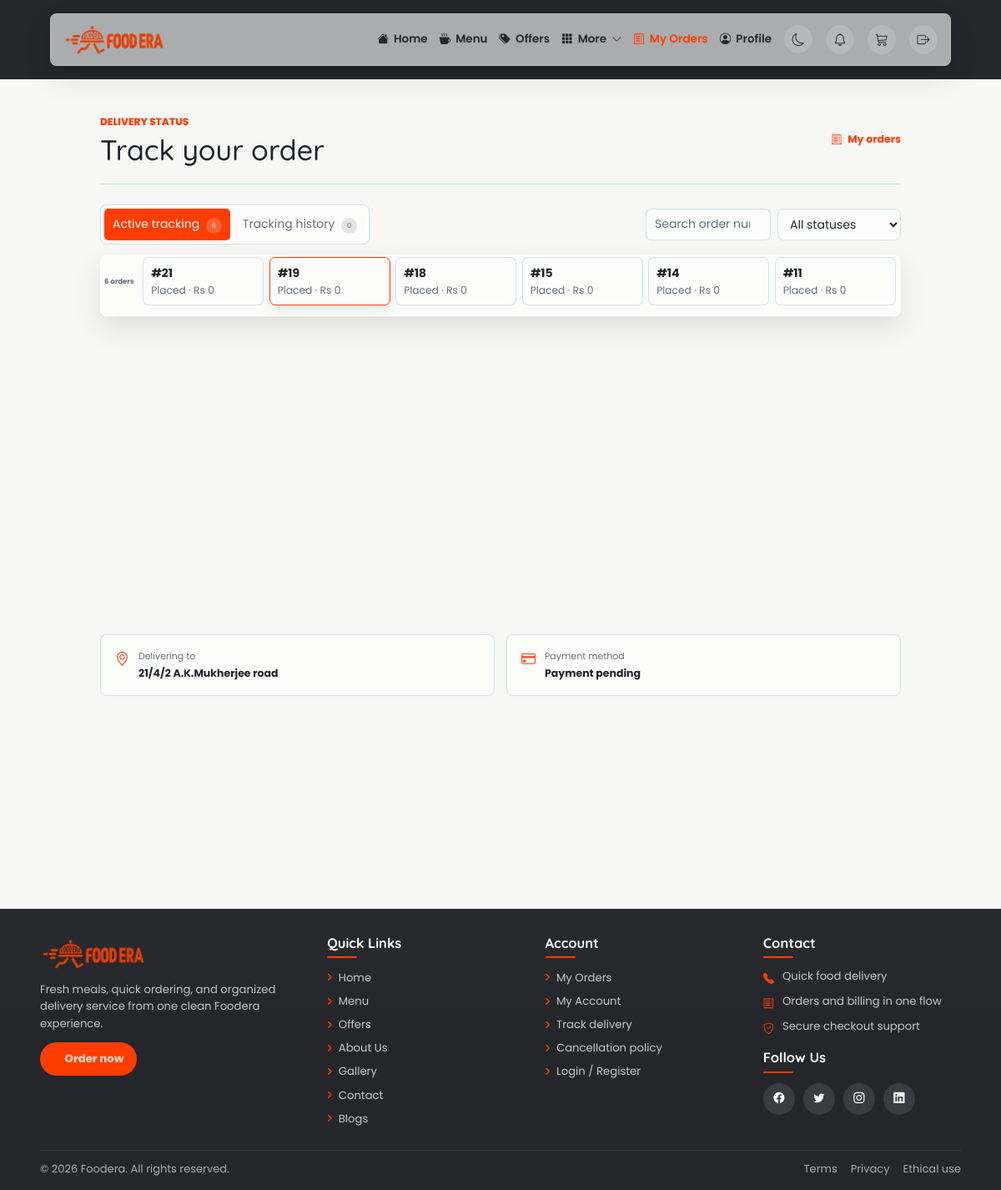
The page /track-order.php?order=19 (signed in) on the database its author committed.
### tables this page shows
CREATE TABLE `orders` (
  `orderid` int(100) NOT NULL,
  `name` text NOT NULL,
  `email` varchar(100) NOT NULL,
  `phone` bigint(100) NOT NULL,
  `address` varchar(255) NOT NULL
);

### track-order.php (the view, shortened to what this page needs)
<?php
require_once __DIR__ . '/app-functions.php';
$conn = dbConnect(); $email = $_SESSION['email']; $orderId = max(0, (int) ($_GET['order'] ?? 0));
$ordersStmt = mysqli_prepare($conn, 'SELECT o.orderid,f.total_amount,t.status,t.updated_at FROM orders o LEFT JOIN order_financials f ON f.orderid=o.orderid LEFT JOIN order_tracking t ON t.orderid=o.orderid WHERE o.email=? ORDER BY o.orderid DESC');
mysqli_stmt_bind_param($ordersStmt, 's', $email); mysqli_stmt_execute($ordersStmt);
$customerOrders = mysqli_fetch_all(mysqli_stmt_get_result($ordersStmt), MYSQLI_ASSOC);
if ($orderId) { $stmt = mysqli_prepare($conn, 'SELECT o.orderid,o.address,f.total_amount,p.payment_method,t.status,t.updated_at FROM orders o LEFT JOIN order_financials f ON f.orderid=o.orderid LEFT JOIN order_payments p ON p.orderid=o.orderid LEFT JOIN order_tracking t ON t.orderid=o.orderid WHERE o.orderid=? AND o.email=? LIMIT 1'); mysqli_stmt_bind_param($stmt, 'is', $orderId, $email); }
mysqli_stmt_execute($stmt); $order = mysqli_fetch_assoc(mysqli_stmt_get_result($stmt));
$methodLabels = array('cod'=>'Cash on delivery','upi'=>'UPI','card'=>'Card','netbanking'=>'Net banking');
 include __DIR__ . '/includes/public-header.php';
?>
<main class="track-order-main"><header class="track-order-heading"><div><p>Delivery status</p><h1>Track your order</h1></div><a href="order-history.php"><i class="bi bi-receipt-cutoff" aria-hidden="true"></i>My orders</a></header><?php if (count($customerOrders) > 1) { ?><nav class="track-order-switcher" aria-label="Choose an order to track"><span><?php echo count($customerOrders); ?> orders</span><?php foreach ($customerOrders as $customerOrder) { $switchStatus = $customerOrder['status'] ?: 'placed'; ?><a href="track-order.php?order=<?php echo (int)$customerOrder['orderid']; ?>"<?php echo $order && (int)$order['orderid'] === (int)$customerOrder['orderid'] ? ' aria-current="page"' : ''; ?>><strong>#<?php echo (int)$customerOrder['orderid']; ?></strong><small><?php echo htmlspecialchars(ucwords(str_replace('_',' ',$switchStatus)),ENT_QUOTES,'UTF-8'); ?> · Rs <?php echo number_format((float)$customerOrder['total_amount']); ?></small></a><?php } ?></nav><?php } ?><?php if (!$order) { ?><section class="track-order-empty"><i class="bi bi-truck" aria-hidden="true"></i><h2>No order to track</h2><p>Place an order first, then delivery updates will appear here.</p><a href="menu.php">Browse menu</a></section><?php } else { ?><div class="track-info-grid"><section class="track-info-card"><i class="bi bi-geo-alt" aria-hidden="true"></i><div><span>Delivering to</span><strong><?php echo htmlspecialchars($order['address'], ENT_QUOTES, 'UTF-8'); ?></strong></div></section><section class="track-info-card"><i class="bi bi-credit-card" aria-hidden="true"></i><div><span>Payment method</span><strong><?php echo htmlspecialchars($methodLabels[$order['payment_method']] ?? 'Payment pending', ENT_QUOTES, 'UTF-8'); ?></strong></div></section></div></main>
<?php } ?>
<?php include __DIR__ . '/includes/public-footer.php'; ?>

### css/track-order.css (style rules this page uses)
.track-order-page { font-family:'Poppins',Arial,sans-serif;font-size:1.4rem }
.track-order-main { width:min(960px,92%);margin:0 auto;padding:42px 0 72px;color:var(--text) }
.track-order-heading { display:flex;align-items:center;justify-content:space-between;gap:18px;padding-bottom:21px;margin-bottom:24px;border-bottom:1px solid var(--border) }
.track-order-heading p { margin:0 0 5px;color:var(--primary);font-size:1.2rem;font-weight:800;text-transform:uppercase }
.track-order-heading h1 { margin:0;font-family:'Quicksand','Poppins',sans-serif;font-size:3.4rem;line-height:1.15 }
.track-order-heading>a { display:inline-flex;align-items:center;gap:7px;color:var(--primary);font-size:1.25rem;font-weight:700;text-decoration:none }
.track-info-grid { display:grid;grid-template-columns:repeat(2,minmax(0,1fr));gap:14px;margin-top:18px }
.track-info-card { display:flex;align-items:flex-start;gap:11px;padding:17px;border:1px solid var(--border);border-radius:8px;background:var(--surface) }
.track-info-card>i { color:var(--primary);font-size:1.7rem }
.track-info-card div { display:grid;gap:3px;min-width:0 }
.track-info-card span { color:var(--muted);font-size:1.1rem }
.track-info-card strong { font-size:1.25rem;line-height:1.45 }

### css/track-order-switcher.css (style rules this page uses)
.track-order-switcher { display:flex;gap:.65rem;align-items:stretch;overflow-x:auto;padding:.25rem 0 1.25rem;margin-bottom:.25rem;scrollbar-width:thin }
.track-order-switcher>span { display:flex;align-items:center;white-space:nowrap;color:var(--muted);font-weight:700;font-size:.85rem }
.track-order-switcher a { min-width:145px;display:flex;flex-direction:column;gap:.15rem;padding:.75rem .9rem;border:1px solid var(--border);border-radius:.7rem;background:var(--surface);color:var(--text);text-decoration:none }
.track-order-switcher a:hover,.track-order-switcher a[aria-current="page"] { border-color:var(--primary);box-shadow:0 6px 18px rgba(0,0,0,.08) }
.track-order-switcher small { color:var(--muted);white-space:nowrap }

### css/track-order-polish.css (style rules this page uses)
.track-order-switcher { min-height:68px }
.track-order-switcher>span { padding:0 4px }
.track-order-switcher a { transition:border-color .18s ease,transform .18s ease }
.track-status-hero~.track-info-grid { margin-top:16px }

### css/public-theme.css (style rules this page uses)
html { font-size: 62.5%; }
:root { --bg: #f7f7f5; --surface: #ffffff; --text: #20242a; --muted: #666f7a; --primary: #ff3d00; --primary-hover: #d93400; --highlight: #ffb703; --secondary: #24262b; --secondary-light: #343842; --accent: #2f86a6; --nav-bg: rgba(255, 255, 255, 0.62); --nav-text: #24262b; --border: rgba(32, 36, 42, 0.12); --shadow: 0 18px 45px rgba(17, 19, 24, 0.12); --section-bg: #ffffff; --section-alt: #fff4ec; --offer-bg: #14171d; --soft-panel: rgba(255, 255, 255, 0.88); --hero-card: transparent; }
body { background: var(--bg); color: var(--text); transition: background 0.25s ease, color 0.25s ease; }
nav, .site-header-nav { width: min(1180px, 100%); margin: 0 auto; padding: 8px 14px; border-radius: 8px; background: var(--nav-bg); box-shadow: 0 14px 34px rgba(0, 0, 0, 0.1); border: 1px solid rgba(255, 255, 255, 0.22); backdrop-filter: blur(12px); position: relative; }

### css/ui-system.css (style rules this page uses)
html { scroll-behavior:smooth;scrollbar-color:var(--primary) var(--surface);scrollbar-width:thin }
body { overflow-x:hidden;text-rendering:optimizeLegibility }
:where(a,button,input,textarea,select):focus-visible { outline:3px solid color-mix(in srgb,var(--primary),transparent 55%);outline-offset:3px }
main { animation:ui-page-enter .3s ease both }

### rows shown on the page
orders: orderid "21", switchStatus "Placed", total_amount "0"
orders: orderid "19", switchStatus "Placed", total_amount "0", address "21/4/2 A.K.Mukherjee road"
orders: orderid "18", switchStatus "Placed", total_amount "0"
orders: orderid "15", switchStatus "Placed", total_amount "0"
orders: orderid "14", switchStatus "Placed", total_amount "0"
orders: orderid "11", switchStatus "Placed", total_amount "0"

### other values the page prints
count($customerOrders) "6"
$methodLabels[$order['payment_method']] "Payment pending"
siteEscape(siteSetting('footer.tagline')) "Fresh meals, quick ordering, and organized delivery service from one clean Foodera experience."
siteEscape(siteSetting('footer.cta')) "Order now"
siteEscape(siteSetting('footer.contact_1')) "Quick food delivery"
siteEscape(siteSetting('footer.contact_2')) "Orders and billing in one flow"
siteEscape(siteSetting('footer.contact_3')) "Secure checkout support"
